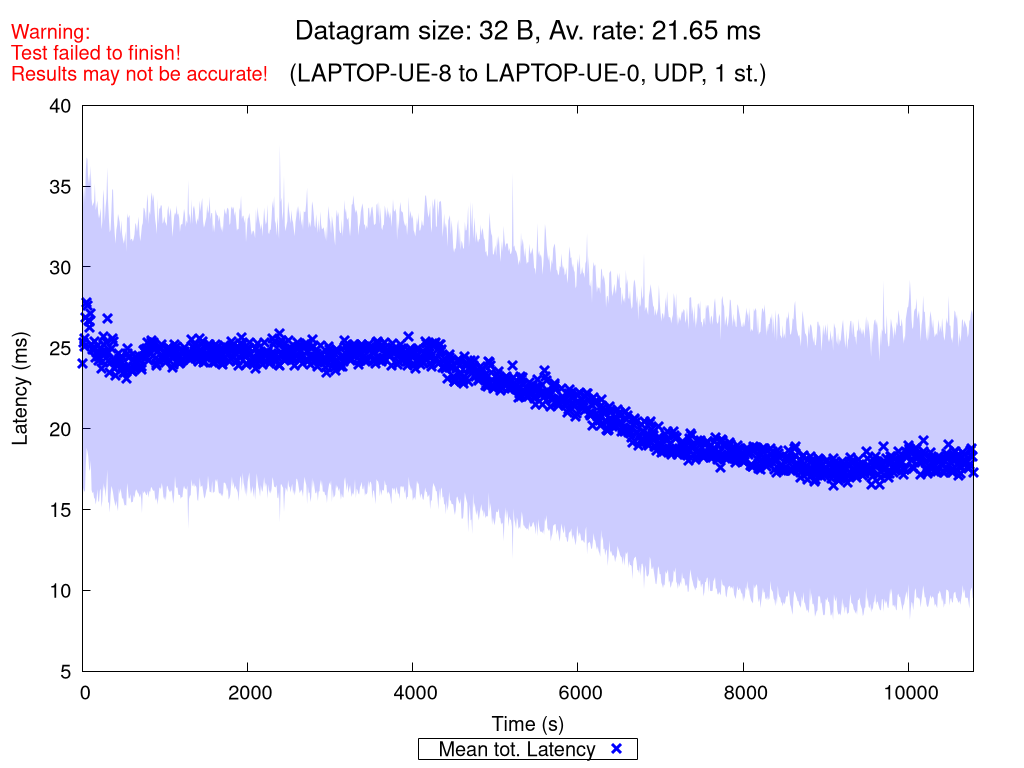

The script that saved this image:
set terminal pngcairo nocrop enhanced size 1024,768 font "Verdana,15"
set output "UDP_1_st_2020_11_10_21-27-00_two2one_00032B.png"

set title "{/=20 Datagram size: 32 B, Av. rate: 21.65 ms}\n\n{/=18 (LAPTOP-UE-8 to LAPTOP-UE-0, UDP, 1 st.)}"
set label "Warning:\nTest failed to finish!\nResults may not be accurate!" at screen 0.01, screen 0.96 tc rgb "red"

set xlabel "Time (s)"
set ylabel "Latency (ms)"
set ytics nomirror
set key bmargin center horizontal box samplen 1 width -1
set bmargin 4.6
set rmargin 4.5

rf = 1.0  # rate factor
set style fill transparent solid 0.2 noborder
set autoscale xfix
plot "UDP_1_st_2020_11_10_21-27-00_two2one_00032B_iperf_processed.dat" using 1:($2/rf-$3/rf):($2/rf+$3/rf) with filledcurves lc rgb "blue" notitle, \
     "" using 1:($2/rf) with points pt 2 ps 1.5 lw 3 lc rgb "blue" title "Mean tot. Latency", \
